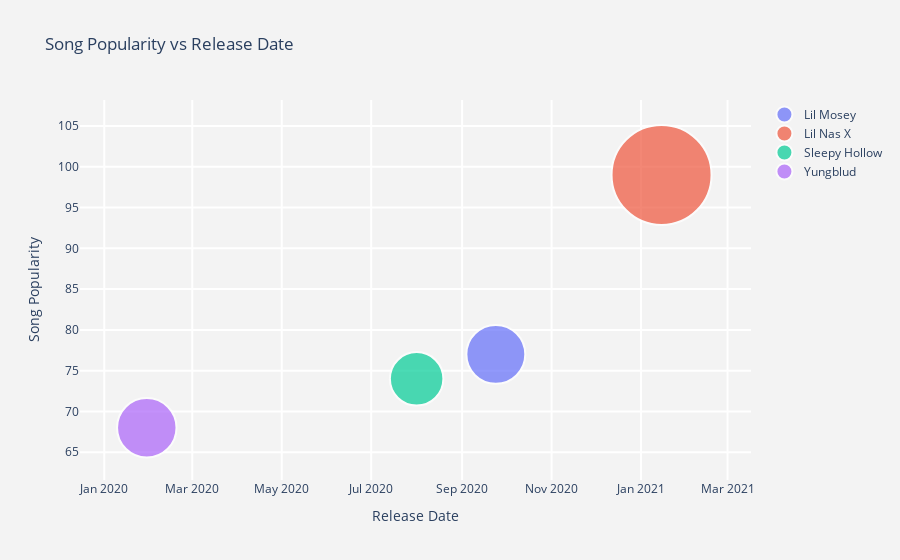

The cell this chart's notebook holds for it:
### Code cell
fig = go.Figure()

for artist, data in d.items():
    fig.add_trace(go.Scatter(
        x=data['release_date'], y=data['song_popularity'],
        name=artist, text=data['text'],
        marker_size=data['size'],
        ))

# Tune marker appearance and layout
fig.update_traces(mode='markers', marker=dict(sizemode='area',
                                              sizeref=sizeref, line_width=2))

fig.update_layout(
    title='Song Popularity vs Release Date',
    xaxis=dict(
        title='Release Date',
        gridcolor='white',
#         type='log',
        gridwidth=2,
    ),
    yaxis=dict(
        title='Song Popularity',
        gridcolor='white',
        gridwidth=2,
    ),
    paper_bgcolor='rgb(243, 243, 243)',
    plot_bgcolor='rgb(243, 243, 243)',
)
fig.show()

### Figure 1 — Plotly figure (JSON) as saved in the notebook; plotly's stock layout.template omitted (floating-point values rounded to 4 significant figures)
{"data": [{"marker": {"line": {"width": 2}, "size": [406.2], "sizemode": "area", "sizeref": 0.2341}, "mode": "markers", "name": "Lil Mosey", "text": ["song name: Noticed<br>popularity: 77<br>release: 2020-09-24<br>duration: 165000<br>artist: Lil Mosey"], "type": "scatter", "x": ["2020-09-24"], "y": [77]}, {"marker": {"line": {"width": 2}, "size": [1170.0], "sizemode": "area", "sizeref": 0.2341}, "mode": "markers", "name": "Lil Nas X", "text": ["song name: montero<br>popularity: 99<br>release: 2021-01-15<br>duration: 1370000<br>artist: Lil Nas X"], "type": "scatter", "x": ["2021-01-15"], "y": [99]}, {"marker": {"line": {"width": 2}, "size": [334.7], "sizemode": "area", "sizeref": 0.2341}, "mode": "markers", "name": "Sleepy Hollow", "text": ["song name: Deep End<br>popularity: 74<br>release: 2020-08-01<br>duration: 112000<br>artist: Sleepy Hollow"], "type": "scatter", "x": ["2020-08-01"], "y": [74]}, {"marker": {"line": {"width": 2}, "size": [413.5], "sizemode": "area", "sizeref": 0.2341}, "mode": "markers", "name": "Yungblud", "text": ["song name: parents<br>popularity: 68<br>release: 2020-01-30<br>duration: 171000<br>artist: Yungblud"], "type": "scatter", "x": ["2020-01-30"], "y": [68]}], "layout": {"paper_bgcolor": "rgb(243, 243, 243)", "plot_bgcolor": "rgb(243, 243, 243)", "title": {"text": "Song Popularity vs Release Date"}, "xaxis": {"gridcolor": "white", "gridwidth": 2, "title": {"text": "Release Date"}}, "yaxis": {"gridcolor": "white", "gridwidth": 2, "title": {"text": "Song Popularity"}}}}
